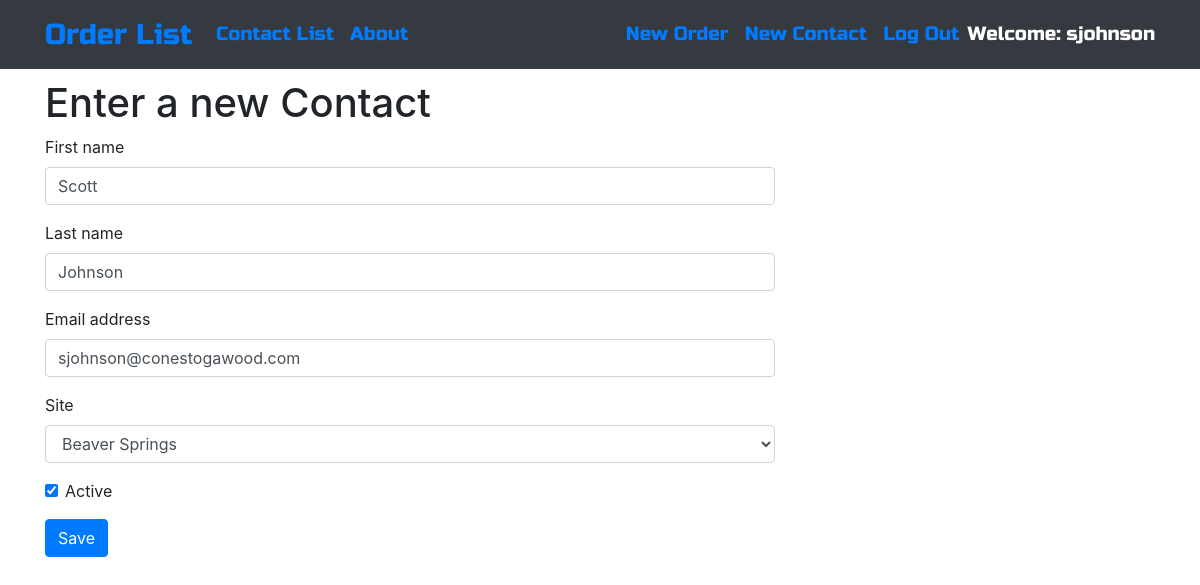
/contact/1/edit/ (signed in), run on the app's committed database.
### ordermanager/models.py (models this page shows, shortened)
class Contact(models.Model):
    SITES = (
        ("BVS", "Beaver Springs"),
        ("BVT", "Beavertown"),
    )
    first_name = models.CharField(max_length=50)
    last_name = models.CharField(max_length=50)
    email_address = models.CharField(max_length=100)
    site = models.CharField(max_length=3, choices=SITES)
    active = models.BooleanField(default=True)

### ordermanager/views.py (the view)
# urls.py: path('contact/<int:pk>/edit/', views.ContactUpdateView.as_view(), name='contact_edit'),
class ContactUpdateView(LoginRequiredMixin, UpdateView):
    login_url = '/login/'
    redirect_field_name = 'ordermanager/contact_detail.html'
    form_class = ContactForm
    model = Contact

### ordermanager/forms.py
class ContactForm(forms.ModelForm):
    class Meta:
        model = Contact
        fields = ('first_name', 'last_name', 'email_address', 'site', 'active')
        widgets = {
            'first_name': forms.TextInput(attrs={'class': 'textinputclass'}),
            'last_name': forms.TextInput(attrs={'class': 'textinputclass'}),
            'email_address': forms.EmailInput(attrs={'class': 'textinputclass'}),
            'site': forms.Select(attrs={'class': 'comboinputclass'}),
            'active': forms.CheckboxInput(attrs={'class': 'checkboxinputclass'})
        }

### ordermanager/templates/ordermanager/contact_form.html (shortened to what this page needs)
{% extends "ordermanager/base.html" %}
{% load bootstrap4 %}
{% block content %}
    <h1>Enter a new Contact</h1>
    <form class="contact-form" method="POST">
        {% bootstrap_form form %}
        <button type="submit" class="save btn btn-primary">Save</button>
    </form>
{% endblock %}

### ordermanager/templates/ordermanager/base.html (shortened to what this page needs)
<!DOCTYPE html>
{% load staticfiles %}
<html lang="en">
<head>
    <link rel="stylesheet" href="https://stackpath.bootstrapcdn.com/bootstrap/4.3.1/css/bootstrap.min.css">
    <link href="https://maxcdn.bootstrapcdn.com/font-awesome/4.7.0/css/font-awesome.min.css" rel="stylesheet">
    <link rel="stylesheet" href="{% static 'css/ordermanager.css' %}">
</head>
<body>
    <nav class="navbar navbar-expand-lg bg-dark techfont">
        <div class="container">
            <div class="navbar-nav align-items-center">
                <a class='navbar-brand bigbrand' href="{% url 'order_list' %}">Order List</a>
                <a class="nav-item nav-link" href="{% url 'contact_list' %}">Contact List</a>
                <a class="nav-item nav-link" href="{% url 'about' %}">About</a>
            </div>
            <div class="navbar-nav align-items-center ml-auto">
                {% if user.is_authenticated %}
                    <a class="nav-item nav-link" href="{% url 'order_new' %}">New Order</a>
                    <a class="nav-item nav-link" href="{% url 'contact_new' %}">New Contact</a>
                    <a class="nav-item nav-link" href="{% url 'logout' %}">Log Out</a>
                    <a class="welcome">  Welcome: {{ user.username }}</a>
                    {% else %}
                    <a class="nav-item nav-link" href="{% url 'login' %}" aria-label="Login"><span class="fa fa-user"></span></a>
                {% endif %}
            </div>
        </div>
    </nav>
    <div class="content container">
        <div class="row">
            <div class="col-md-8">
                {% block content %}
                {% endblock %}
            </div>
        </div>
    </div>
</body>
</html>

### ordermanager/static/css/ordermanager.css (style rules this page uses)
.techfont { font-family: 'Russo One', sans-serif; font-size: 1.2em; margin-bottom: 10px; }
.bigbrand { font-size: 1.5em; }
.welcome { font-family: 'Russo One', sans-serif; font-size: 1em; color: white!important; }

### data on the page
Contact: first_name "Scott", last_name "Johnson", email_address "sjohnson@conestogawood.com", site "Beaver Springs", active "☑"

### other printed values
{{ user.username }} "sjohnson"
